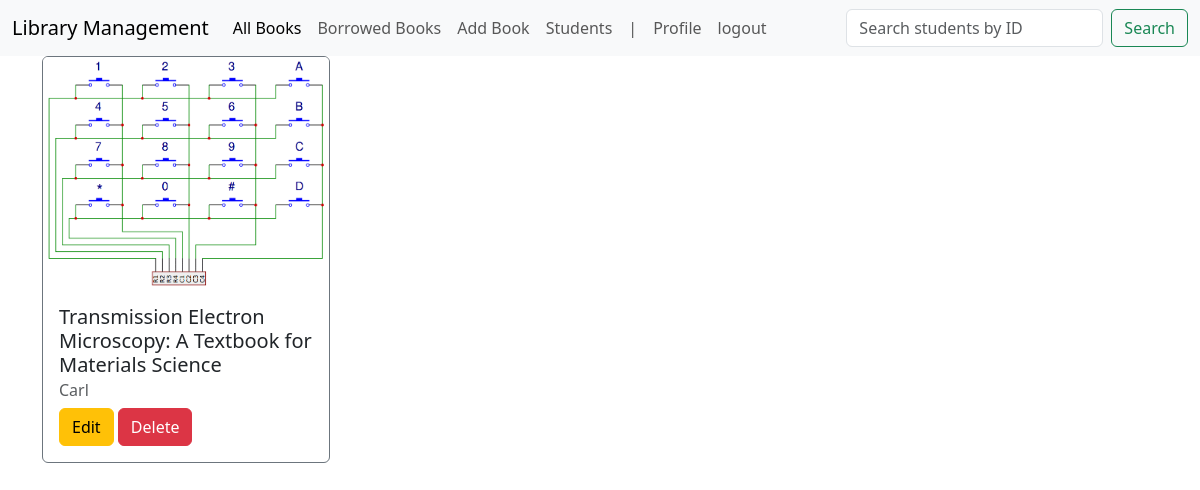
Page /books/ (signed in) on the earlier database version.
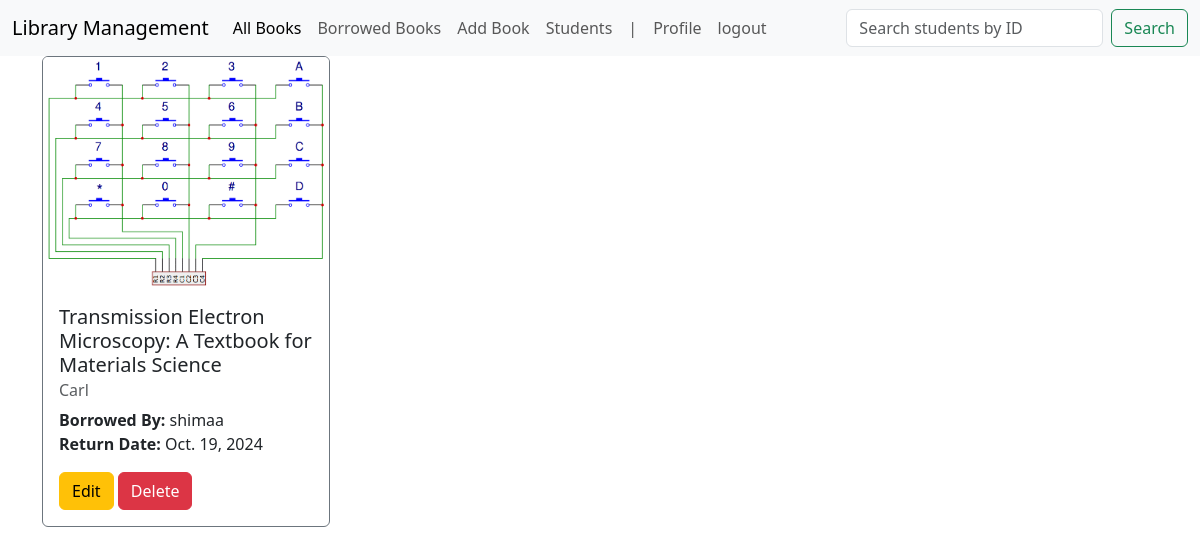
Same page on the later database version.
### books/models.py (models this page shows, shortened)
class Book(models.Model):
    title = models.CharField(max_length=100)
    author = models.CharField(max_length=100)
    image = models.ImageField(upload_to="books/images", null=True)
    borrower = models.ForeignKey(User, on_delete=models.CASCADE, null=True,related_name='books')
    return_date = models.DateField(null=True)
    @property
    def image_url(self):
        return f"/media/{self.image}"

### books/views.py (the view)
# urls.py: path("", all_books, name="book.all"),
@login_required
def all_books(request):
    books = Book.objects.all()
    return render(request, "books/index.html", context={"books": books})

### templates/books/index.html (shortened to what this page needs)
{% extends 'layouts/base.html' %}
{% load static  %}
{% block content %}
<div>
    {% for book in books %}
        <div class="card border-secondary" style="width: 18rem; display: inline-block; margin:auto;" >
            <img src="{{ book.image_url }}" class="card-img-top" alt="...">
            <div class="card-body">
                <h5 class="card-title">{{book.title}}</h5>
                <h6 class="card-subtitle mb-2 text-muted">{{book.author}}</h6>
                {% if book.borrower %}
                    <p class="card-text">
                        <b>Borrowed By:</b> {{book.borrower.username}}<br>
                        <b>Return Date:</b> {{book.return_date}}<br>
                    </p>
                {% endif %}
                {% if user.username == "admin" %}
                    <a href="{% url 'book.update' book.id %}" class="btn btn-warning">Edit</a>
                    <a href="{% url 'book.delete' book.id %}" class="btn btn-danger">Delete</a>
                {% endif %}
            </div>
        </div>
    {% endfor %}
</div>
{% endblock %}

### books/templates/layouts/base.html (shortened to what this page needs)
    {% load static %}
    <!DOCTYPE html>
    <html lang="en">
    <head>
    <link href="https://cdn.jsdelivr.net/npm/bootstrap@5.3.3/dist/css/bootstrap.min.css" rel="stylesheet">
    </head>
    <body>
    <nav class="navbar navbar-expand-lg bg-body-tertiary">
    <div class="container-fluid">
    <a class="navbar-brand" href="#">Library Management</a>
    <div class="collapse navbar-collapse" id="navbarSupportedContent">
        <ul class="navbar-nav me-auto mb-2 mb-lg-0">
            {% if user.is_authenticated %}
                <li class="nav-item">
                    <a class="nav-link" aria-current="page" id="all_books" href="{% url 'book.all' %}">All Books</a>
                </li>
                <li class="nav-item">
                    <a class="nav-link" id='borrowed_books' href="{% url 'book.borrowed' %}">Borrowed Books</a>
                </li>
                {% if user.username == "admin" %}
                    <li class="nav-item">
                        <a class="nav-link" id="add_book" href="{% url 'book.add' %}">Add Book</a>
                    </li>
                        <a class="nav-link" id="users" href="{% url 'accounts.users' %}">Students</a>
                {% endif %}
                    <a class="nav-link">|</a>
                    <a class="nav-link" id="profile" href="{% url 'accounts.profile' %}">Profile</a>
                <li class="nav-item">
                    <form method="post" action="{% url 'logout' %}">
                        <input type="submit" class="nav-link" value="logout">
                    </form>
                </li>
            {% endif %}
        </ul>
        {% if user.username == "admin" %}
            <form class="d-flex" role="search" method="POST" action="{% url 'accounts.search' %}" >{% csrf_token %}
                <input class="form-control me-2" type="search" placeholder="Search students by ID" aria-label="Search" name="id">
                <button class="btn btn-outline-success" type="submit">Search</button>
            </form>
        {% endif %}
    </div>
    </div>
    </nav>
<div class="container">
    <div>
        {% block content %}
        {% endblock %}
    </div>
</div>
</body>
</html>

Differences in the rows shown:
changed Book "Transmission Electron Microscopy: A Textbook for Materials Science": borrower_id empty → 2 (drawn); borrower.username (not shown) → "shimaa"; return_date (not shown) → "Oct. 19, 2024"
